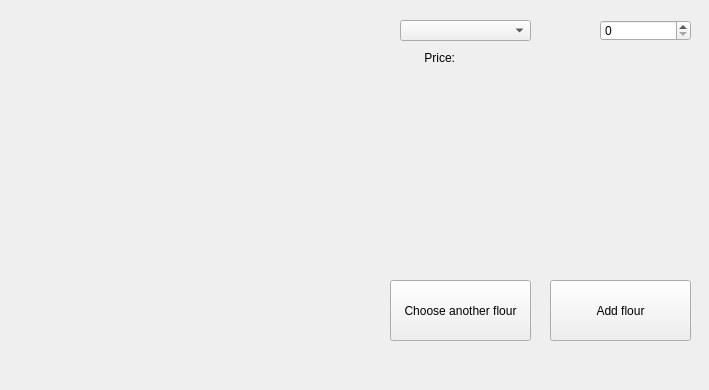
<?xml version="1.0" encoding="UTF-8"?>
<ui version="4.0">
 <class>AddingFlourWindow</class>
 <widget class="QWidget" name="AddingFlourWindow">
  <property name="geometry">
   <rect>
    <x>0</x>
    <y>0</y>
    <width>709</width>
    <height>390</height>
   </rect>
  </property>
  <property name="windowTitle">
   <string>MainWindow</string>
  </property>
  <widget class="QWidget" name="centralwidget" native="true">
   <property name="geometry">
    <rect>
     <x>0</x>
     <y>0</y>
     <width>721</width>
     <height>361</height>
    </rect>
   </property>
   <widget class="QComboBox" name="comboBox">
    <property name="geometry">
     <rect>
      <x>400</x>
      <y>20</y>
      <width>131</width>
      <height>21</height>
     </rect>
    </property>
   </widget>
   <widget class="QPushButton" name="addButton">
    <property name="geometry">
     <rect>
      <x>550</x>
      <y>280</y>
      <width>141</width>
      <height>61</height>
     </rect>
    </property>
    <property name="text">
     <string>Add flour</string>
    </property>
   </widget>
   <widget class="QPushButton" name="anotherFlourButton">
    <property name="geometry">
     <rect>
      <x>390</x>
      <y>280</y>
      <width>141</width>
      <height>61</height>
     </rect>
    </property>
    <property name="text">
     <string>Choose another flour</string>
    </property>
   </widget>
   <widget class="QSpinBox" name="spinBox">
    <property name="geometry">
     <rect>
      <x>600</x>
      <y>20</y>
      <width>91</width>
      <height>21</height>
     </rect>
    </property>
    <property name="maximum">
     <number>10</number>
    </property>
   </widget>
   <widget class="QLabel" name="label">
    <property name="geometry">
     <rect>
      <x>400</x>
      <y>50</y>
      <width>55</width>
      <height>16</height>
     </rect>
    </property>
    <property name="text">
     <string>Price:</string>
    </property>
    <property name="alignment">
     <set>Qt::AlignRight|Qt::AlignTrailing|Qt::AlignVCenter</set>
    </property>
   </widget>
   <widget class="QLabel" name="price">
    <property name="geometry">
     <rect>
      <x>470</x>
      <y>50</y>
      <width>55</width>
      <height>16</height>
     </rect>
    </property>
    <property name="text">
     <string/>
    </property>
   </widget>
   <widget class="QLabel" name="pic">
    <property name="geometry">
     <rect>
      <x>20</x>
      <y>20</y>
      <width>351</width>
      <height>311</height>
     </rect>
    </property>
    <property name="text">
     <string/>
    </property>
   </widget>
  </widget>
 </widget>
 <resources/>
 <connections/>
</ui>
